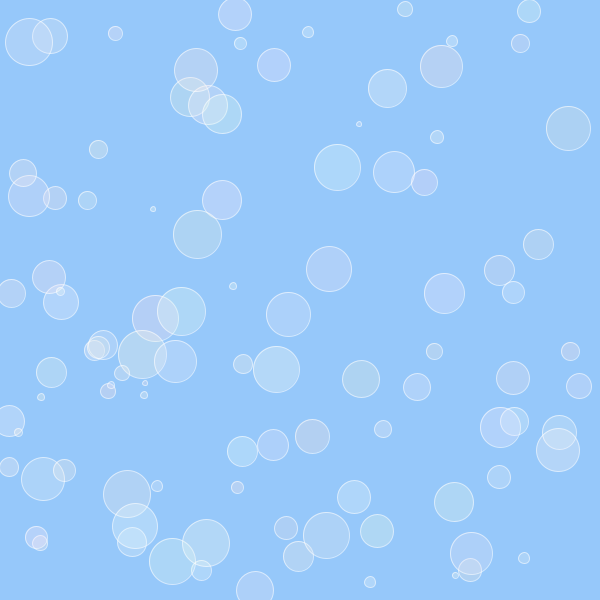
Frame 1 (no input)
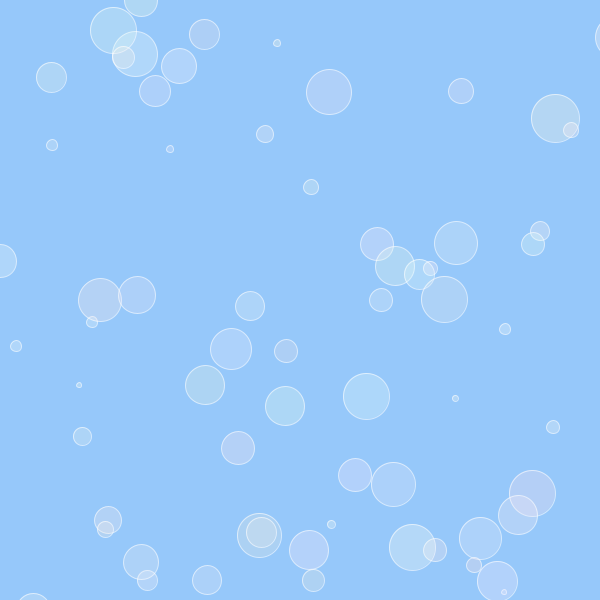
Frame 60 (the mouse pressed at the canvas centre just before this capture)
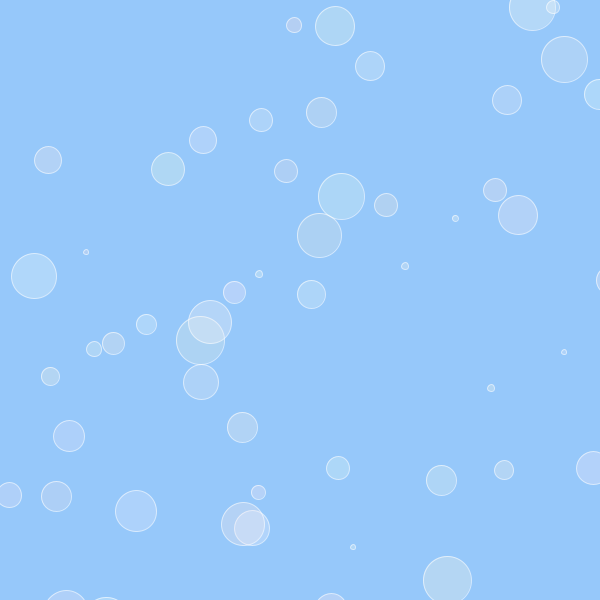
Frame 120 (the mouse held since frame 60 and released just before this capture)

The Processing sketch that drew these frames (run headless with seeded random() and noise(); from frame 60 on, the mouse is pressed at the canvas centre):

// Processing sketch: processing_47053
// ── processing_47053.pde

//hw12, november 2011
//copyright manuela kind, cmu pittsburgh pa

//--------variables-------
final int MAX = 100;
int [] x, y, wd, ht, dx, dy;
color [] col;

//---------setup---------

void setup()
{
size (600,600);
smooth();

x = new int [MAX];     //pos x
y = new int [MAX];     //pos y
wd = new int [MAX];    //width
ht = new int [MAX];    //height
dx = new int [MAX];    //deltax
dy = new int [MAX];    //deltay
  
col = new color [MAX]; //color

initializeArray(x, width-width, width);  //setting "certain" array size between smallest, largest value
initializeArray(y, height-height, height);  

initializeArray(wd, 5, 50);  
initializeArray(ht, 5, 50);  

initializeArray(dx, -10, 10);  
initializeArray(dy, 3, 10);  

initializeColorArray (col);
}

//---------draw----------

void draw()
{
background (150,200,250);

drawF(); 
moveF();
  
}

//------initialize-------

//figure-arrays
void initializeArray (int [] array, int small, int large)
{
for (int i = 0; i < array.length; i++)
  {
  array[i] = int (random (small, large));
  }
}

//color
void initializeColorArray (color [] col)
{
for ( int i = 0; i < col.length; i++)  
  {
  col [i] = color (random(225,255), random(225,255), random(225,255), 75);
  }
}

//---------figures-------
void drawF()
{
for (int i=0; i< MAX; i++)
  {
  stroke(255,150);
  fill(col[i]);
  ellipse(x[i], y[i], wd[i], wd[i]);
  }
}

//--------moving---------
void moveF()
{
  for (int i = 0; i < MAX; i++)
  {
  y [i] = y[i] - dy[i];
  
    if (y[i] < height-height)
    {
    y [i] = height+100;
    x [i] = int (random(width));
    redraw();
    }
  
  x [i] = x[i] - dx[i];
     
    if (x[i] < width-width && x[i] > width)   
    {
    y [i] = int (random(height));
    x [i] = width+100;
    }
  
  }
}
